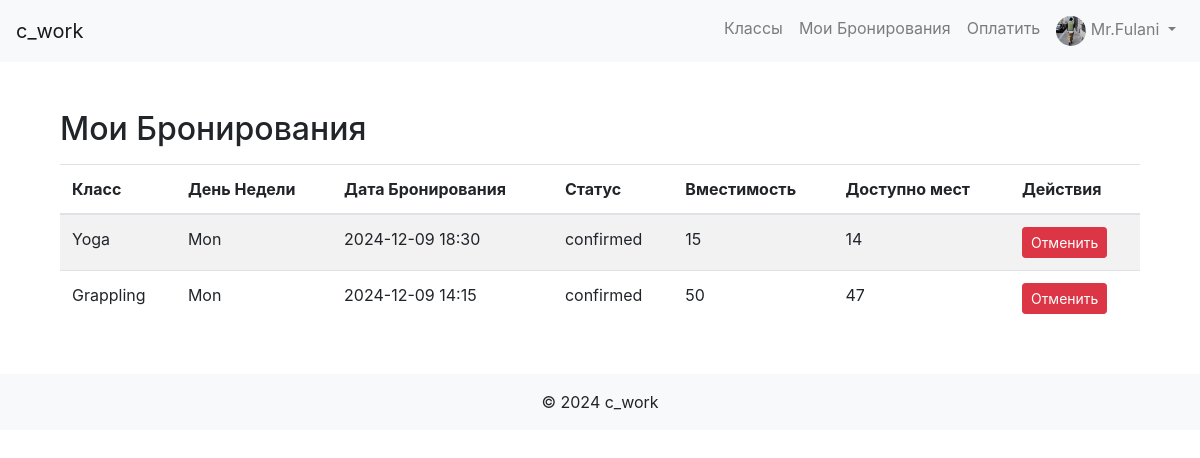
/my_bookings (signed in), run on the app's committed database.
### app/models.py (models this page shows, shortened)
class User(db.Model, UserMixin):
    id = db.Column(db.Integer, primary_key=True)
    username = db.Column(db.String(20), unique=True, nullable=False)
    email = db.Column(db.String(120), unique=True, nullable=False)
    password = db.Column(db.String(60), nullable=False)
    is_admin = db.Column(db.Boolean, default=False)
    avatar = db.Column(db.String(120), nullable=True, default='user.png')  # Поле для аватара
    date_registered = db.Column(db.DateTime, nullable=False, default=datetime.utcnow)  # Дата регистрации
    last_login = db.Column(db.DateTime, nullable=True)  # Последний вход
    bookings = db.relationship('Booking', backref='user', lazy=True)
    payments = db.relationship('Payment', backref='user', lazy=True)

class Booking(db.Model):
    id = db.Column(db.Integer, primary_key=True)
    user_id = db.Column(db.Integer, db.ForeignKey('user.id'), nullable=False)
    class_id = db.Column(db.Integer, db.ForeignKey('class.id'), nullable=False)
    booking_date = db.Column(db.DateTime, nullable=False, default=datetime.utcnow)
    status = db.Column(db.String(20), nullable=False, default='confirmed')  # Статус бронирования
    day = db.Column(db.String(10), nullable=False)  # День недели выбранный пользователем

class Class(db.Model):
    id = db.Column(db.Integer, primary_key=True)
    name = db.Column(db.String(100), nullable=False)
    description = db.Column(db.Text, nullable=True)
    schedule = db.Column(db.DateTime, nullable=False)
    capacity = db.Column(db.Integer, default=10, nullable=False)
    days_of_week = db.Column(db.String(100), nullable=False)
    extra_info = db.Column(db.Text, nullable=True)
    image_filename = db.Column(db.String(100), nullable=True)
    bookings = db.relationship('Booking', backref='class_', lazy=True, cascade='all, delete-orphan')
    def available_slots(self):
        confirmed_bookings = Booking.query.filter_by(class_id=self.id, status='confirmed').count()
        return self.capacity - confirmed_bookings

### app/routes.py (the view)
@main_bp.route('/my_bookings')
@login_required
def my_bookings():
    bookings = Booking.query.filter_by(user_id=current_user.id, status='confirmed').order_by(Booking.booking_date.desc()).all()
    cancel_forms = {booking.id: CancelBookingForm(booking_id=booking.id) for booking in bookings}
    return render_template('my_bookings.html', bookings=bookings, cancel_forms=cancel_forms)

### app/forms.py
class CancelBookingForm(FlaskForm):
    booking_id = HiddenField('Booking ID', validators=[DataRequired()])
    submit = SubmitField('Отменить')

### app/models.py (called while the page is built)
@login_manager.user_loader
def load_user(user_id):
    return User.query.get(int(user_id))

### app/templates/my_bookings.html (shortened to what this page needs)
{% extends "base.html" %}
{% block content %}
<div class="container mt-5">
    <h2>Мои Бронирования</h2>
    {% if bookings %}
        <table class="table table-striped mt-3">
            <thead>
                <tr>
                    <th>Класс</th>
                    <th>День Недели</th>
                    <th>Дата Бронирования</th>
                    <th>Статус</th>
                    <th>Вместимость</th>
                    <th>Доступно мест</th>
                    <th>Действия</th>
                </tr>
            </thead>
            <tbody>
                {% for booking in bookings %}
                <tr>
                    <td>{{ booking.class_.name }}</td>
                    <td>{{ booking.day }}</td>
                    <td>{{ booking.booking_date.strftime('%Y-%m-%d %H:%M') }}</td>
                    <td>{{ booking.status }}</td>
                    <td>{{ booking.class_.capacity }}</td>
                    <td>{{ booking.class_.available_slots() }}</td>
                    <td>
                        {% if booking.status == 'confirmed' %}
                            <form action="{{ url_for('main.cancel_booking', booking_id=booking.id) }}" method="POST">
                                {{ cancel_forms[booking.id].submit(class="btn btn-danger btn-sm", onclick="return confirm('Вы уверены, что хотите отменить бронирование?');") }}
                            </form>
                        {% endif %}
                    </td>
                </tr>
                {% endfor %}
            </tbody>
        </table>
    {% else %}
        <p>У вас пока нет бронирований.</p>
    {% endif %}
</div>
{% endblock %}

### app/templates/base.html (shortened to what this page needs)
<!DOCTYPE html>
<html lang="ru">
<head>
    <link rel="stylesheet" href="https://stackpath.bootstrapcdn.com/bootstrap/4.5.0/css/bootstrap.min.css">
    <link rel="stylesheet" href="{{ url_for('static', filename='css/styles.css') }}">
</head>
<body>
    <nav class="navbar navbar-expand-lg navbar-light bg-light">
        <a class="navbar-brand" href="{{ url_for('main.home') }}">c_work</a>
        <div class="collapse navbar-collapse" id="navbarNav">
            <ul class="navbar-nav ml-auto">
                {% if current_user.is_authenticated %}
                    <li class="nav-item">
                        <a class="nav-link" href="{{ url_for('main.classes') }}">Классы</a>
                    </li>
                    <li class="nav-item">
                        <a class="nav-link" href="{{ url_for('main.my_bookings') }}">Мои Бронирования</a>
                    </li>
                    <li class="nav-item">
                        <a class="nav-link" href="{{ url_for('main.process_payment') }}">Оплатить</a>
                    </li>
                    <li class="nav-item dropdown">
                        <a class="nav-link dropdown-toggle" href="#" id="navbarDropdown" role="button" data-toggle="dropdown"
                           aria-haspopup="true" aria-expanded="false">
                            <img src="{{ url_for('static', filename='images/' + (current_user.avatar or 'user.png')) }}"
                                 alt="Avatar" class="rounded-circle" width="30" height="30">
                            {{ current_user.username }}
                        </a>
                    </li>
                {% endif %}
            </ul>
        </div>
    </nav>
    <div class="container">
        {% block content %}{% endblock %}
    </div>
    <footer class="footer bg-light text-center py-3 mt-5">
        <span>&copy; 2024 c_work</span>
    </footer>
</body>
</html>

### data on the page
User: avatar (placeholder picture), username "Mr.Fulani"
Booking: class_.name "Yoga", day "Mon", booking_date "2024-12-09 18:30", status "confirmed", class_.capacity "15", class_.available_slots "14"
Booking: class_.name "Grappling", day "Mon", booking_date "2024-12-09 14:15", status "confirmed", class_.capacity "50", class_.available_slots "47"
